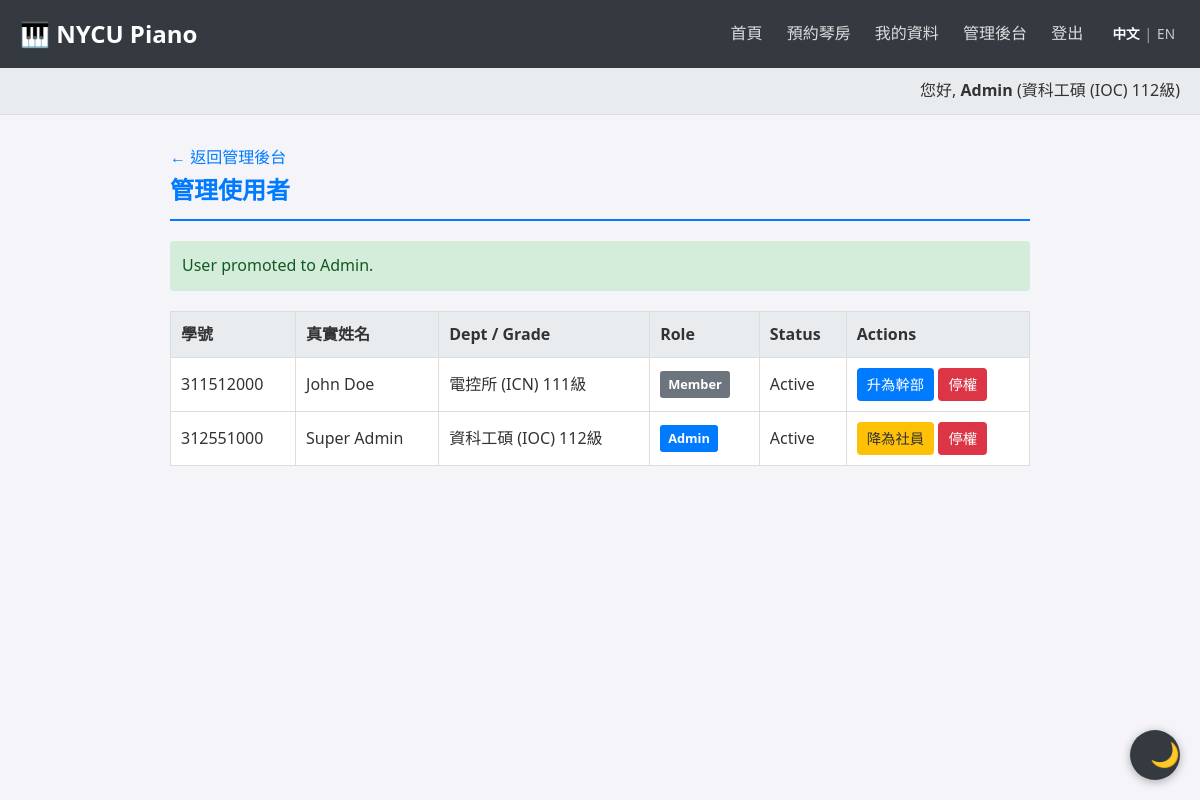
The app's page /admin/users.php?action=promote&id=2 (signed in) with its own data.
### tables this page shows
CREATE TABLE IF NOT EXISTS users (
    id INT AUTO_INCREMENT PRIMARY KEY,
    student_id VARCHAR(50) NOT NULL UNIQUE,
    password VARCHAR(255) NOT NULL,
    real_name VARCHAR(100) NOT NULL,
    nickname VARCHAR(100),
    department VARCHAR(100),
    grade VARCHAR(20),
    role ENUM('admin', 'member') DEFAULT 'member',
    total_usage_hours FLOAT DEFAULT 0,
    status ENUM('active', 'banned') DEFAULT 'active',
    FOREIGN KEY (student_id) REFERENCES allowed_student_ids(student_id) ON DELETE CASCADE
);

### lang.php (called while the page is built, shortened)
<?php
$currentLang = $_SESSION['lang'];
function __($key) {
    global $translations, $currentLang;
    return isset($translations[$currentLang][$key]) ? $translations[$currentLang][$key] : $key;
}
?>

### admin/users.php (the view, shortened to what this page needs)
<?php
$isAdmin = true;
require '../db_connect.php';
require '../lang.php';
$stmt = $pdo->prepare("SELECT * FROM users WHERE id = ?");
$stmt->execute([$_SESSION['user_id']]);
$user = $stmt->fetch();
$message = '';
if (isset($_GET['action']) && isset($_GET['id'])) {
    $action = $_GET['action'];
    $target_id = $_GET['id'];
    if ($target_id == $_SESSION['user_id']) {
        $message = "You cannot modify your own account.";
    } else {
        try {
            if ($action === 'promote') {
                $message = "User promoted to Admin.";
            } elseif ($action === 'demote') {
                $stmt = $pdo->prepare("UPDATE users SET role = 'member' WHERE id = ?");
                $stmt->execute([$target_id]);
                $message = "User demoted to Member.";
            } elseif ($action === 'ban') {
                $stmt = $pdo->prepare("UPDATE users SET status = 'banned' WHERE id = ?");
                $stmt->execute([$target_id]);
                $message = "User has been banned.";
            } elseif ($action === 'unban') {
                $stmt = $pdo->prepare("UPDATE users SET status = 'active' WHERE id = ?");
                $stmt->execute([$target_id]);
                $message = "User has been unbanned.";
            }
        } catch (PDOException $e) {
            $message = "Error: " . $e->getMessage();
        }
    }
}
$users_list = $pdo->query("SELECT * FROM users ORDER BY student_id")->fetchAll();
include '../header.php';
?>
<div class="container">
    <a href="dashboard.php"><?php echo __('back_to_dashboard'); ?></a>
    <h2 class="section-title"><?php echo __('manage_users'); ?></h2>
    <?php if ($message): ?>
        <div class="message success"><?php echo htmlspecialchars($message); ?></div>
    <?php endif; ?>
    <table>
        <thead>
            <tr>
                <th><?php echo __('student_id'); ?></th>
                <th><?php echo __('real_name'); ?></th>
                <th>Dept / Grade</th>
                <th>Role</th>
                <th>Status</th>
                <th>Actions</th>
            </tr>
        </thead>
        <tbody>
            <?php foreach ($users_list as $u): ?>
                <tr>
                    <td><?php echo htmlspecialchars($u['student_id']); ?></td>
                    <td><?php echo htmlspecialchars($u['real_name']); ?></td>
                    <td><?php echo htmlspecialchars($u['department']); ?> <?php echo htmlspecialchars($u['grade']); ?><?php echo __('grade_suffix'); ?></td>
                    <td>
                        <span class="badge badge-<?php echo $u['role']; ?>">
                            <?php echo ucfirst($u['role']); ?>
                        </span>
                    </td>
                    <td>
                        <?php if ($u['status'] == 'banned'): ?>
                            <span class="badge badge-banned">Banned</span>
                        <?php else: ?>
                            Active
                        <?php endif; ?>
                    </td>
                    <td>
                        <?php if ($u['role'] === 'member'): ?>
                            <a href="?action=promote&id=<?php echo $u['id']; ?>" class="btn btn-primary btn-sm" onclick="return confirm('<?php echo __('promote'); ?>?');"><?php echo __('promote'); ?></a>
                        <?php else: ?>
                            <a href="?action=demote&id=<?php echo $u['id']; ?>" class="btn btn-warning btn-sm" onclick="return confirm('<?php echo __('demote'); ?>?');"><?php echo __('demote'); ?></a>
                        <?php endif; ?>
                        <?php if ($u['status'] === 'active'): ?>
                            <a href="?action=ban&id=<?php echo $u['id']; ?>" class="btn btn-danger btn-sm" onclick="return confirm('<?php echo __('ban'); ?>?');"><?php echo __('ban'); ?></a>
                        <?php else: ?>
                            <a href="?action=unban&id=<?php echo $u['id']; ?>" class="btn btn-success btn-sm" onclick="return confirm('<?php echo __('unban'); ?>?');"><?php echo __('unban'); ?></a>
                        <?php endif; ?>
                    </td>
                </tr>
            <?php endforeach; ?>
        </tbody>
    </table>
</div>
<?php include '../footer.php'; ?>

### header.php (shortened to what this page needs)
<?php
require_once __DIR__ . '/lang.php';
?>
<!DOCTYPE html>
<html lang="<?php echo $currentLang == 'zh' ? 'zh-TW' : 'en'; ?>">
<head>
    <link rel="stylesheet" href="<?php echo isset($isAdmin) && $isAdmin ? '../style.css' : 'style.css'; ?>">
</head>
<body>
    <header>
        <div class="logo">🎹 <?php echo __('site_title'); ?></div>
        <div class="nav-links">
            <?php if (isset($_SESSION['user_id'])): ?>
                <a href="<?php echo isset($isAdmin) && $isAdmin ? '../index.php' : 'index.php'; ?>"><?php echo __('home'); ?></a>
                <a href="<?php echo isset($isAdmin) && $isAdmin ? '../reservations.php' : 'reservations.php'; ?>"><?php echo __('book_room'); ?></a>
                <a href="<?php echo isset($isAdmin) && $isAdmin ? '../profile.php' : 'profile.php'; ?>"><?php echo __('profile'); ?></a>
                <?php if (isset($_SESSION['role']) && $_SESSION['role'] === 'admin'): ?>
                    <a href="<?php echo isset($isAdmin) && $isAdmin ? 'dashboard.php' : 'admin/dashboard.php'; ?>"><?php echo __('admin_dashboard'); ?></a>
                <?php endif; ?>
                <a href="<?php echo isset($isAdmin) && $isAdmin ? '../logout.php' : 'logout.php'; ?>"><?php echo __('logout'); ?></a>
            <?php else: ?>
                <a href="login.php"><?php echo __('login'); ?></a>
                <a href="register.php"><?php echo __('register'); ?></a>
            <?php endif; ?>
            <span class="lang-switch">
                <a href="?lang=zh" class="<?php echo $currentLang == 'zh' ? 'active' : ''; ?>">中文</a>|<a href="?lang=en" class="<?php echo $currentLang == 'en' ? 'active' : ''; ?>">EN</a>
            </span>
        </div>
    </header>
    <?php if (isset($_SESSION['user_id']) && isset($user)): ?>
    <div class="user-info-bar">
        <?php echo __('hello'); ?>, <strong><?php echo htmlspecialchars($user['nickname']); ?></strong>
        (<?php echo htmlspecialchars($user['department']); ?> <?php echo htmlspecialchars($user['grade']); ?><?php echo __('grade_suffix'); ?>)
    </div>
    <?php endif; ?>

### style.css (style rules this page uses)
:root { --bg-primary: #f4f4f9; --bg-secondary: #ffffff; --bg-tertiary: #e9ecef; --text-primary: #333333; --text-secondary: #666666; --text-muted: #888888; --border-color: #dddddd; --accent-color: #007bff; --accent-hover: #0056b3; --header-bg: #343a40; --header-text: #ffffff; --card-shadow: rgba(0, 0, 0, 0.1); --success-bg: #d4edda; --success-text: #155724; --error-bg: #f8d7da; --error-text: #721c24; --btn-primary: #007bff; --btn-success: #28a745; --btn-danger: #dc3545; --btn-warning: #ffc107; }
* { box-sizing: border-box; margin: 0; padding: 0; }
body { font-family: 'Segoe UI', Tahoma, Geneva, Verdana, sans-serif; background-color: var(--bg-primary); color: var(--text-primary); line-height: 1.6; transition: background-color 0.3s ease, color 0.3s ease; }
a { color: var(--accent-color); text-decoration: none; transition: color 0.2s; }
header { background-color: var(--header-bg); color: var(--header-text); padding: 15px 20px; display: flex; justify-content: space-between; align-items: center; }
.logo { font-size: 1.5em; font-weight: bold; }
.nav-links a { color: #ddd; text-decoration: none; margin-left: 20px; transition: color 0.3s; }
.user-info-bar { background: var(--bg-tertiary); padding: 10px 20px; text-align: right; border-bottom: 1px solid var(--border-color); }
.container { max-width: 900px; margin: 30px auto; padding: 0 20px; }
.section-title { border-bottom: 2px solid var(--accent-color); padding-bottom: 10px; margin-bottom: 20px; color: var(--accent-color); }
button, .btn { display: inline-block; padding: 10px 20px; border: none; border-radius: 4px; cursor: pointer; font-size: 1em; transition: background-color 0.2s, opacity 0.2s; }
.btn-primary { background-color: var(--btn-primary); color: white; }
.btn-danger { background-color: var(--btn-danger); color: white; }
.btn-warning { background-color: var(--btn-warning); color: #333; }
.btn-sm { padding: 5px 10px; font-size: 0.9em; }
.message { padding: 12px; margin-bottom: 15px; border-radius: 4px; }
.message.success { background-color: var(--success-bg); color: var(--success-text); }
table { width: 100%; border-collapse: collapse; margin-top: 20px; background-color: var(--bg-secondary); }
th, td { border: 1px solid var(--border-color); padding: 10px; text-align: left; }
th { background-color: var(--bg-tertiary); }
.badge { display: inline-block; padding: 3px 8px; border-radius: 3px; font-size: 0.8em; font-weight: bold; }
.badge-admin { background-color: var(--btn-primary); color: white; }
.badge-member { background-color: #6c757d; color: white; }
.lang-switch { font-size: 0.85em; margin-left: 20px; color: #aaa; }
.lang-switch a { color: #ccc; margin: 0 5px; }
.lang-switch a.active { color: white; font-weight: bold; }

### records on screen
users: nickname "Admin", department "資科工碩 (IOC)", grade "112", student "312551000", real_name "Super Admin", role "Admin", status "Active"
users: student "311512000", real_name "John Doe", department "電控所 (ICN)", grade "111", role "Member", status "Active"

### other values on screen
__('site_title') "NYCU Piano"
__('home') "首頁"
__('book_room') "預約琴房"
__('profile') "我的資料"
__('admin_dashboard') "管理後台"
__('logout') "登出"
__('hello') "您好"
__('grade_suffix') "級"
__('back_to_dashboard') "← 返回管理後台"
__('manage_users') "管理使用者"
$message "User promoted to Admin."
__('student_id') "學號"
__('real_name') "真實姓名"
